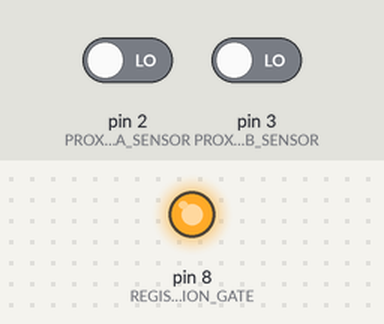
Bench run of a sketch on a simulated Arduino Uno, built with avr-gcc and run on an emulated ATmega328P. On the bench: output pins drawn as LEDs (lit = HIGH). The test bench sets the inputs (shaded band); at power-on: pin 2 (PROXIMITY_A_SENSOR) LOW, pin 3 (PROXIMITY_B_SENSOR) LOW.

Above: at 1.2 s.
1.3 s: pin 2 (PROXIMITY_A_SENSOR) driven HIGH
At 2.4 s:
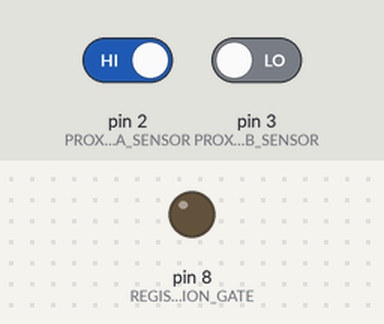
2.8 s: pin 2 (PROXIMITY_A_SENSOR) driven LOW
At 3.6 s:
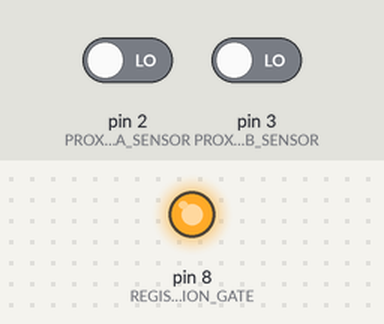
4.3 s: pin 3 (PROXIMITY_B_SENSOR) driven HIGH
At 4.7 s:
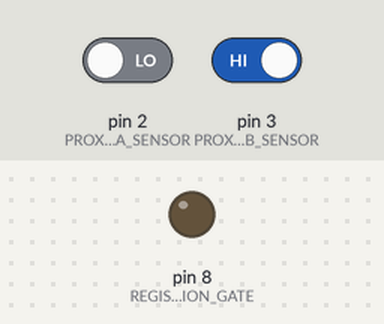
Timing chart, 0 to 7.3 s (numbered marks = the images above; inputs shaded):
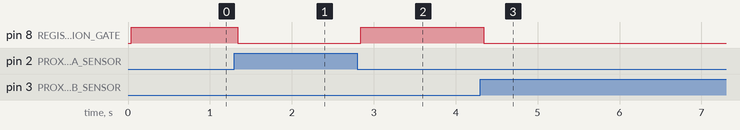

The sketch:

timer_interrupt_demo.ino
```cpp
#define PROXIMITY_A_SENSOR 2
#define PROXIMITY_B_SENSOR 3
#define REGISTRATION_GATE  8
// =============================================================================
#define TIMER_INTERRUPT_MS 10
#define NREADINGS           5
#include "timer_interrupt.h"

// =============================================================================
class sensor
{
  private:
  bool running_value;
  bool readings_list[NREADINGS];
  byte readings_list_position;
  byte sensor_pin;

  public:
  sensor(byte sensor_pin_number)
  {
    this->sensor_pin = sensor_pin_number;
    this->running_value = false;
    this->readings_list_position = 0;
    for (byte i = 0; i < NREADINGS; i++)
      (this->readings_list)[this->readings_list_position] = false;
  }

  void update(void) // to be invoked by a timer ISR
  {
    byte readings, i;

    // Sensor status: item present is LOW
    (this->readings_list)[this->readings_list_position++] = (digitalRead(this->sensor_pin) == LOW);
    if (this->readings_list_position >= NREADINGS) this->readings_list_position = 0;

    for (readings = i = 0; i < NREADINGS; i++)
      if ((this->readings_list)[i]) readings++;

    switch (readings)
    {
      case 0:
        this->running_value = false; break;
      case NREADINGS:
        this->running_value = true; break;
      default: return; // flickering and hesitating, inconclusive
    }
  }

  void reset(void)
  {
    this->running_value = 0;
  }

  bool value(void)
  {
    return this->running_value;
  }
};

// =============================================================================
sensor sensor_A = sensor(PROXIMITY_A_SENSOR);
sensor sensor_B = sensor(PROXIMITY_B_SENSOR);

SET_TIMER_ISR({
  sensor_A.update();
  sensor_B.update();
});

// =============================================================================
void setup()
{
  pinMode(PROXIMITY_A_SENSOR, INPUT);
  pinMode(PROXIMITY_B_SENSOR, INPUT);
  pinMode(REGISTRATION_GATE, OUTPUT);

  INIT_TIMER_INTERRUPT(TIMER_INTERRUPT_MS);
}

void loop()
{
  digitalWrite(REGISTRATION_GATE, sensor_A.value() && sensor_B.value() ? HIGH: LOW);
}
```

timer_interrupt.h
```cpp
#ifndef __TIMER_INTERRUPT_H
#define __TIMER_INTERRUPT_H

// =============================================================================
#ifdef DEBUG
  #define debug_init     {Serial.begin(38400); while(!Serial);}
  #define debug_echo(X)  Serial.println(X)
#endif
// =============================================================================

#define INIT_TIMER_INTERRUPT(MS) \
static_assert(MS < 4194, "Timer: Max 4193 milliseconds supported"); \
init_timer_interrupt(MS);

void init_timer_interrupt(unsigned int ms)
{
  unsigned int prescaler;
  byte prescaler_bits;

  if      (ms <=   32) {prescaler = 8;    prescaler_bits = (1<<CS11);}
  else if (ms <=  262) {prescaler = 64;   prescaler_bits = (1<<CS10)|(1<<CS11);}
  else if (ms <= 1048) {prescaler = 256;  prescaler_bits = (1<<CS12);}
  else /* ms < 4194 */ {prescaler = 1024; prescaler_bits = (1<<CS10)|(1<<CS12);};

  noInterrupts();
  TCCR1A = 0;
  TCCR1B = 0;
  TCNT1 = 0;
  OCR1A = 16000L * ms / prescaler - 1;
  TCCR1B |= (1<<WGM12);
  TCCR1B |= prescaler_bits;
  TIMSK1 |= (1<<OCIE1A);
  interrupts();
}

#define SET_TIMER_ISR(X) ISR(TIMER1_COMPA_vect) X

#endif
```

Measured:
- after the input at 1.3 s, pin 8 (REGISTRATION_GATE): HIGH → LOW at once
- after the input at 2.8 s, pin 8 (REGISTRATION_GATE): LOW → HIGH at once
- after the input at 4.3 s, pin 8 (REGISTRATION_GATE): HIGH → LOW at once
